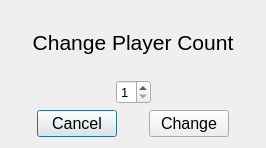
<?xml version="1.0" encoding="UTF-8"?>
<ui version="4.0">
 <class>ChangePlayerCountDialog</class>
 <widget class="QDialog" name="ChangePlayerCountDialog">
  <property name="geometry">
   <rect>
    <x>0</x>
    <y>0</y>
    <width>266</width>
    <height>148</height>
   </rect>
  </property>
  <property name="windowTitle">
   <string>Dialog</string>
  </property>
  <layout class="QVBoxLayout" name="verticalLayout">
   <item>
    <widget class="QLabel" name="label_change_player_count">
     <property name="font">
      <font>
       <pointsize>16</pointsize>
      </font>
     </property>
     <property name="text">
      <string>Change Player Count</string>
     </property>
     <property name="alignment">
      <set>Qt::AlignmentFlag::AlignCenter</set>
     </property>
    </widget>
   </item>
   <item>
    <layout class="QHBoxLayout" name="horizontalLayout">
     <item>
      <spacer name="horizontalSpacer">
       <property name="orientation">
        <enum>Qt::Orientation::Horizontal</enum>
       </property>
       <property name="sizeHint" stdset="0">
        <size>
         <width>40</width>
         <height>20</height>
        </size>
       </property>
      </spacer>
     </item>
     <item>
      <widget class="QSpinBox" name="spinBox_player_count">
       <property name="font">
        <font>
         <pointsize>10</pointsize>
        </font>
       </property>
       <property name="minimum">
        <number>1</number>
       </property>
       <property name="maximum">
        <number>4</number>
       </property>
      </widget>
     </item>
     <item>
      <spacer name="horizontalSpacer_2">
       <property name="orientation">
        <enum>Qt::Orientation::Horizontal</enum>
       </property>
       <property name="sizeHint" stdset="0">
        <size>
         <width>40</width>
         <height>20</height>
        </size>
       </property>
      </spacer>
     </item>
    </layout>
   </item>
   <item>
    <layout class="QHBoxLayout" name="horizontalLayout_2">
     <item>
      <spacer name="horizontalSpacer_3">
       <property name="orientation">
        <enum>Qt::Orientation::Horizontal</enum>
       </property>
       <property name="sizeHint" stdset="0">
        <size>
         <width>40</width>
         <height>20</height>
        </size>
       </property>
      </spacer>
     </item>
     <item>
      <widget class="QPushButton" name="pushButton_cancel">
       <property name="font">
        <font>
         <pointsize>12</pointsize>
        </font>
       </property>
       <property name="text">
        <string>Cancel</string>
       </property>
      </widget>
     </item>
     <item>
      <spacer name="horizontalSpacer_5">
       <property name="orientation">
        <enum>Qt::Orientation::Horizontal</enum>
       </property>
       <property name="sizeHint" stdset="0">
        <size>
         <width>40</width>
         <height>20</height>
        </size>
       </property>
      </spacer>
     </item>
     <item>
      <widget class="QPushButton" name="pushButton_change">
       <property name="font">
        <font>
         <pointsize>12</pointsize>
        </font>
       </property>
       <property name="text">
        <string>Change</string>
       </property>
      </widget>
     </item>
     <item>
      <spacer name="horizontalSpacer_4">
       <property name="orientation">
        <enum>Qt::Orientation::Horizontal</enum>
       </property>
       <property name="sizeHint" stdset="0">
        <size>
         <width>40</width>
         <height>20</height>
        </size>
       </property>
      </spacer>
     </item>
    </layout>
   </item>
  </layout>
 </widget>
 <resources/>
 <connections/>
</ui>
